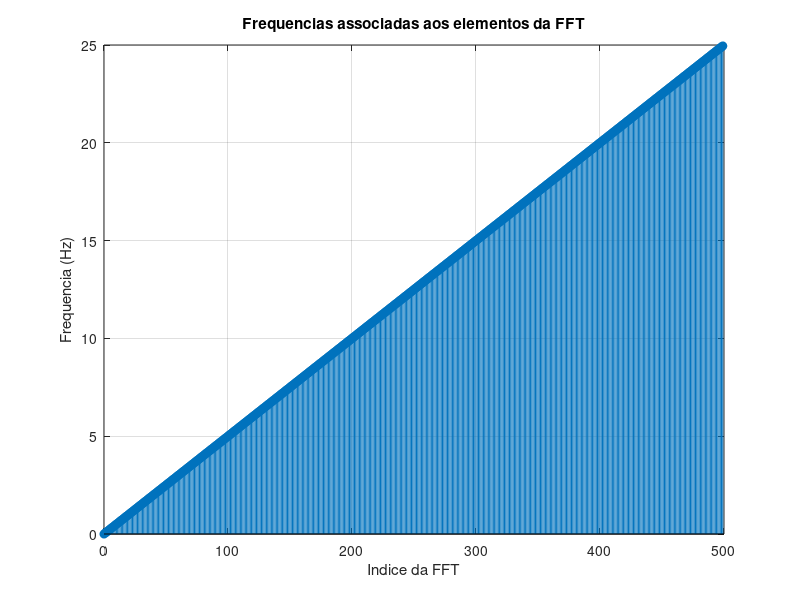

MATLAB code for this plot:
clear all; clc;

%% Dados do problema

T = 20;          
N = 1000;       

% Malha temporal
x = -10:(T/N):10;
x(end) = [];     % remove o último ponto

% Sinal de exemplo

y = sin(2*pi*2*x) + 0.5*cos(2*pi*5*x);


F = fft(y); %% FFT do sinal

f0 = 1/T; % Frequência fundamental


frequencias = zeros(1,N); % Frequências associadas aos elementos da FFT


for k = 0:N-1
    frequencias(k+1) = k*f0;
end

% primeiras frequências

fprintf('Indice        Frequencia (Hz)\n');
for k = 1:20
    fprintf('%3d          %.2f\n',k-1,frequencias(k));
end

% Mostrar somente a primeira metade 

figure(1)
stem(0:N/2-1,frequencias(1:N/2),'filled')
grid on
xlabel('Indice da FFT')
ylabel('Frequencia (Hz)')
title('Frequencias associadas aos elementos da FFT')

% Frequências 

fs = N/T;
nyquist = fs/2;

fprintf('\n');
fprintf('Frequencia fundamental = %.2f Hz\n',f0);
fprintf('Frequencia de amostragem = %.2f Hz\n',fs);
fprintf('Frequencia de Nyquist = %.2f Hz\n',nyquist);
